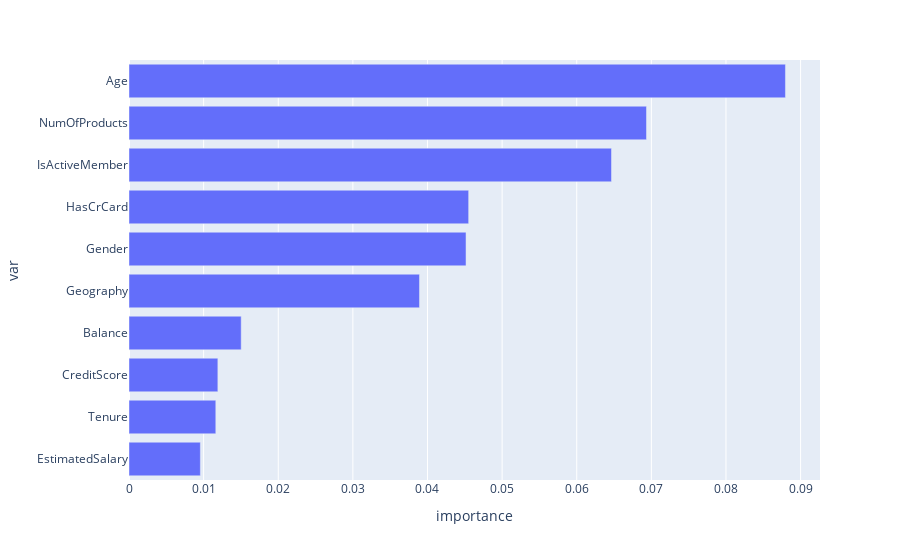

Notebook cell for this chart:
### Code cell
featureImportance = pd.DataFrame(data={"var":dataNoOut.columns[3:13],
                                       "importance": featureImportance.importances_mean})

print(featureImportance.sort_values(by="importance",ascending=False)['importance'][0:3].sum())
px.bar(data_frame= featureImportance.sort_values(by="importance",ascending=True),x = "importance",y="var", )

### Figure 1 — Plotly figure (JSON) as saved in the notebook; plotly's stock layout.template omitted (floating-point values rounded to 4 significant figures)
{"data": [{"alignmentgroup": "True", "hovertemplate": "importance=%{x}<br>var=%{y}<extra></extra>", "legendgroup": "", "marker": {"color": "#636efa", "pattern": {"shape": ""}}, "name": "", "offsetgroup": "", "orientation": "h", "showlegend": false, "textposition": "auto", "type": "bar", "x": [0.009563, 0.01163, 0.01191, 0.01503, 0.03893, 0.04516, 0.04552, 0.06466, 0.06935, 0.08797], "xaxis": "x", "y": ["EstimatedSalary", "Tenure", "CreditScore", "Balance", "Geography", "Gender", "HasCrCard", "IsActiveMember", "NumOfProducts", "Age"], "yaxis": "y"}], "layout": {"barmode": "relative", "legend": {"tracegroupgap": 0}, "margin": {"t": 60}, "xaxis": {"anchor": "y", "domain": [0, 1], "title": {"text": "importance"}}, "yaxis": {"anchor": "x", "domain": [0, 1], "title": {"text": "var"}}}}
